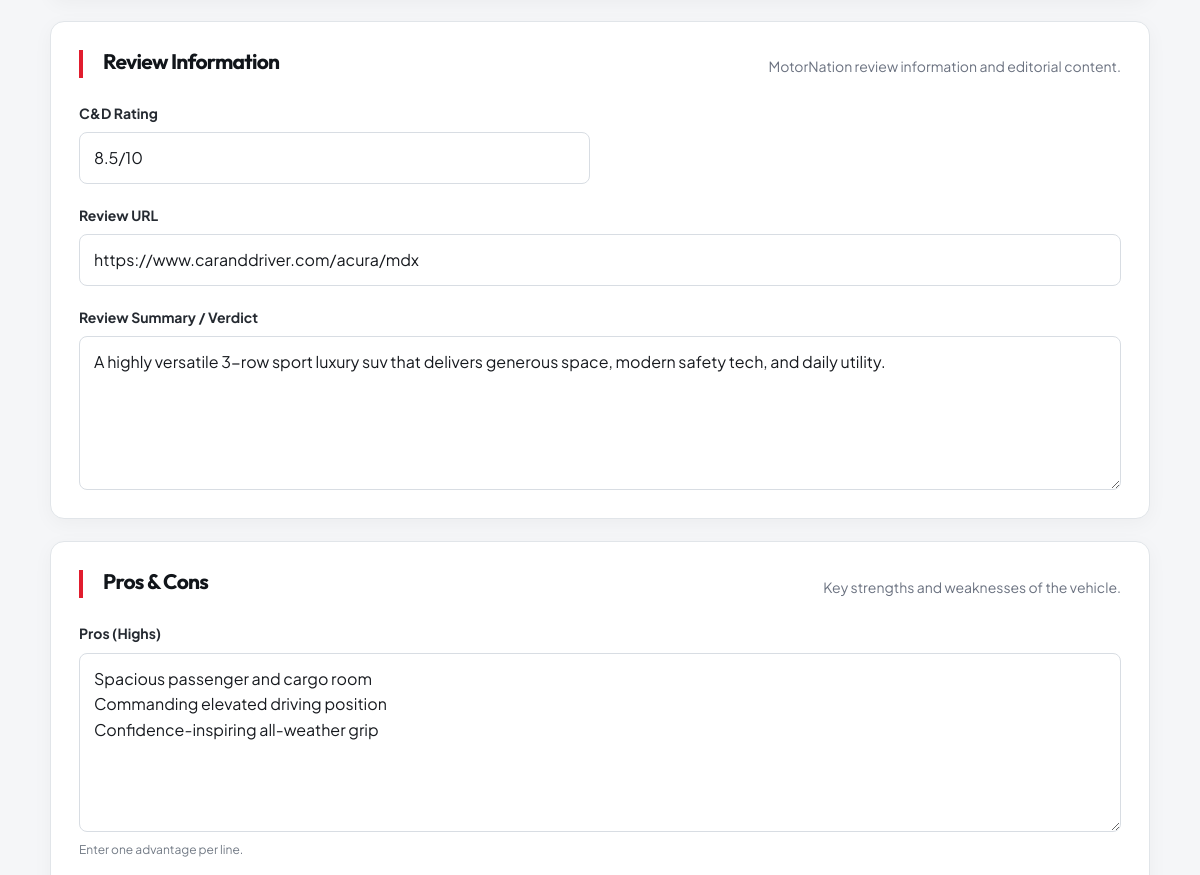
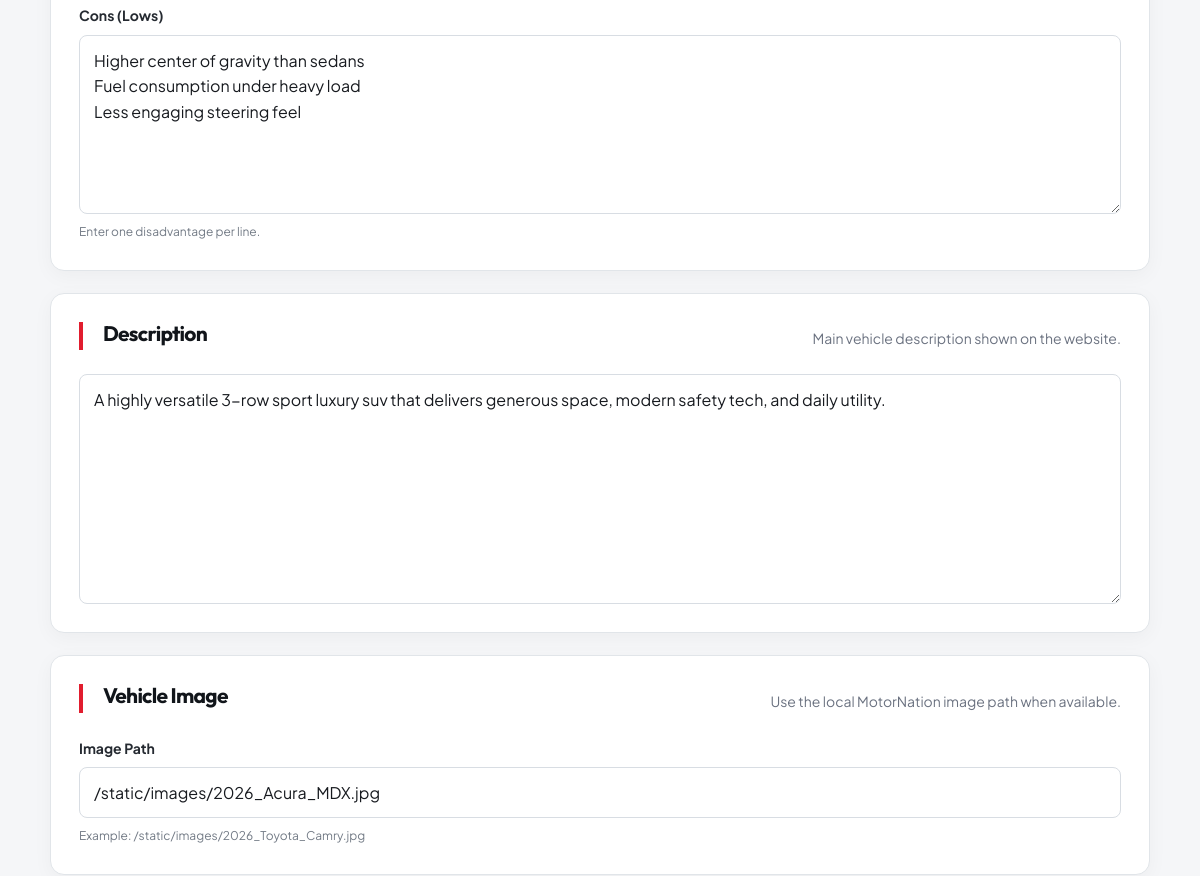
/admin/edit/7 (signed in, middle part), run on an earlier commit of the app's database (2 pictures, top to bottom).
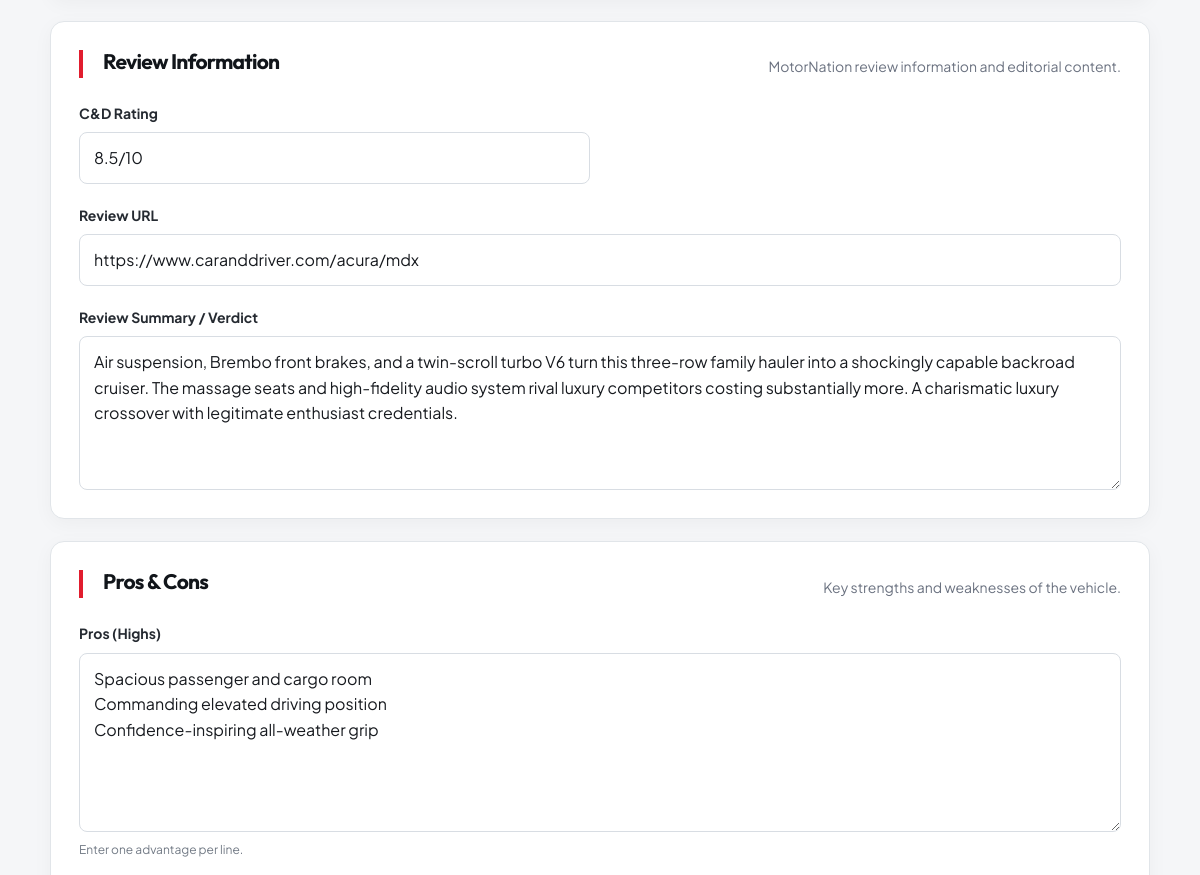
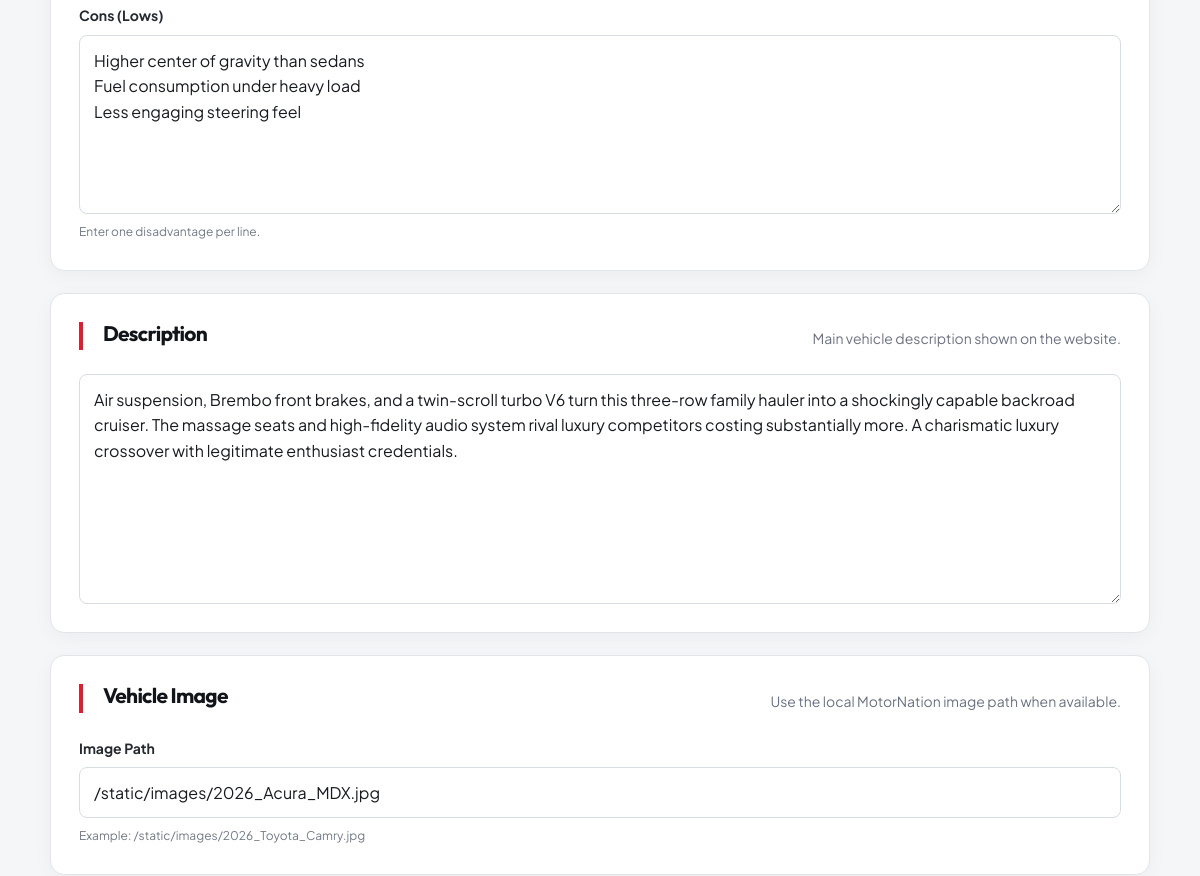
And on a later commit of the database (2 pictures, top to bottom).
### tables this page shows
CREATE TABLE "vehicles" (
"Year" INTEGER,
  "Make" TEXT,
  "Model / Model Group" TEXT,
  "Trim / Variant" TEXT,
  "Body Type" TEXT,
  "Fuel Type" TEXT,
  "MSRP" INTEGER,
  "Horsepower" INTEGER,
  "Torque" INTEGER,
  "Engine" TEXT,
  "Displacement" REAL,
  "Cylinders" INTEGER,
  "Transmission" TEXT,
  "Drivetrain" TEXT,
  "MPG" TEXT,
  "EV range" TEXT,
  "Battery" REAL,
  "Seating" INTEGER,
  "Cargo" REAL,
  "Towing" REAL,
  "C&D Rating" TEXT,
  "Pros (Highs)" TEXT,
  "Cons (Lows)" TEXT,
  "Review Summary / Verdict" TEXT,
  "Image URL" TEXT,
  "Review URL" TEXT,
  "C&D source" TEXT
, vehicle_id INTEGER, "Image" TEXT, "Description"
                TEXT, news_headline TEXT, news_article TEXT, road_test_review TEXT, oem_newsroom_url TEXT);

### app.py (the view, shortened to what this page needs)
@app.route(
    "/admin/edit/<int:vehicle_id>",
    methods=[
        "GET",
        "POST"
    ]
)
def admin_edit_vehicle(
    vehicle_id
):
    if not admin_required():
        return redirect(
            url_for(
                "admin_login"
            )
        )
    connection = get_db()
    cursor = connection.cursor()
    cursor.execute(
        """
        SELECT *
        FROM vehicles
        WHERE vehicle_id = ?
        """,
        (
            vehicle_id,
        )
    )
    database_vehicle = (
        cursor.fetchone()
    )
    connection.close()
    if database_vehicle is None:
        return "Vehicle not found", 404
    error = ""
    vehicle = row_to_car(
        database_vehicle
    )
    return render_template(
        "admin-vehicle-form.html",
        mode="edit",
        vehicle=vehicle,
        columns=
            get_vehicle_columns(),
        error=error
    )

### app.py (called while the page is built, shortened)
def get_vehicle_gallery(vehicle_id, make, model):
    global _cached_galleries
    vid_key = str(vehicle_id) if vehicle_id is not None else ""
    name_key = f"{make}_{model}".lower() if make and model else ""
    gallery = _cached_galleries.get(vid_key) or _cached_galleries.get(name_key) or []
    return gallery

def get_news_and_reviews():
    global _cached_news_reviews
    return _cached_news_reviews

def get_db():
    connection = sqlite3.connect(
        str(DATABASE_FILE)
    )
    connection.row_factory = sqlite3.Row
    return connection

def get_vehicle_columns():
    connection = get_db()
    cursor = connection.cursor()
    cursor.execute(
        """
        PRAGMA table_info(vehicles)
        """
    )
    rows = cursor.fetchall()
    connection.close()
    columns = []
    for row in rows:
        name = row["name"]
        if name != "vehicle_id":
            columns.append(name)
    return columns

def clean_text(value):
    if value is None:
        return ""
    text = str(value).strip()
    if text.lower() in {
        "nan",
        "none",
        "null",
        "nat"
    }:
        return ""
    return text

def admin_required():
    return admin_logged_in()

### templates/admin-vehicle-form.html (shortened to what the changed rows need)
{% extends "base.html" %}
{% block content %}
<div class="admin-page">
    <div class="admin-container">
        <form
            method="POST"
            action="{% if vehicle %}{{ url_for('admin_edit_vehicle', car_id=vehicle.id) }}{% else %}{{ url_for('admin_add_vehicle') }}{% endif %}"
            class="vehicle-form"
        >
            <section class="admin-form-section">
                <div class="section-heading">
                    <h2>Review Information</h2>
                </div>
                <div class="form-grid">
                    <div class="form-group">
                        <label for="rating">C&D Rating</label>
                        <input
                            type="text"
                            id="rating"
                            name="C&D Rating"
                            value="{{ vehicle.rating if vehicle else '' }}"
                            placeholder="8.5/10"
                        >
                    </div>
                    <div class="form-group form-group-wide">
                        <label for="review_url">Review URL</label>
                        <input
                            type="url"
                            id="review_url"
                            name="Review URL"
                            value="{{ vehicle.reviewUrl if vehicle else '' }}"
                            placeholder="https://..."
                        >
                    </div>
                    <div class="form-group form-group-full">
                        <label for="review_summary">
                            Review Summary / Verdict
                        </label>
                        <textarea
                            id="review_summary"
                            name="Review Summary / Verdict"
                            rows="5"
                            placeholder="Write the overall review summary or verdict..."
                        >{{ vehicle.finalWord if vehicle else '' }}</textarea>
                    </div>
                </div>
            </section>
            <section class="admin-form-section">
                <div class="section-heading">
                    <h2>Pros & Cons</h2>
                </div>
            </section>
            <section class="admin-form-section">
                <div class="section-heading">
                    <h2>Description</h2>
                </div>
                <div class="form-group form-group-full">
                    <textarea
                        id="description"
                        name="Description"
                        rows="8"
                        placeholder="Write the vehicle description..."
                    >{{ vehicle.description if vehicle else '' }}</textarea>
                </div>
            </section>
            <section class="admin-form-section">
                <div class="section-heading">
                    <h2>Vehicle Image</h2>
                </div>
                <div class="form-group form-group-full">
                    <label for="image">
                        Image Path
                    </label>
                    <input
                        type="text"
                        id="image"
                        name="Image"
                        value="{{ vehicle.image if vehicle else '' }}"
                        placeholder="/static/images/2026_Toyota_Camry.jpg"
                    >
                    <small>
                        Example:
                        /static/images/2026_Toyota_Camry.jpg
                    </small>
                </div>
            </section>
        </form>
    </div>
</div>
{% endblock %}

What changed in the data, as far as the page shows it:
changed vehicles "https://www.caranddriver.com/acura/mdx": finalWord "A highly versatile 3-row sport luxury suv that delivers generous space, modern safety tech, and daily utility." → "Air suspension, Brembo front brakes, and a twin-scroll turbo V6 turn this three-row family hauler into a shockingly capable backroad cruiser. The massage seats and high-fidelity audio system rival luxury competitors costing substantially more. A charismatic luxury crossover with legitimate enthusiast credentials."; Description "A highly versatile 3-row sport luxury suv that delivers generous space, modern safety tech, and daily utility." → "Air suspension, Brembo front brakes, and a twin-scroll turbo V6 turn this three-row family hauler into a shockingly capable backroad cruiser. The massage seats and high-fidelity audio system rival luxury competitors costing substantially more. A charismatic luxury crossover with legitimate enthusiast credentials."
